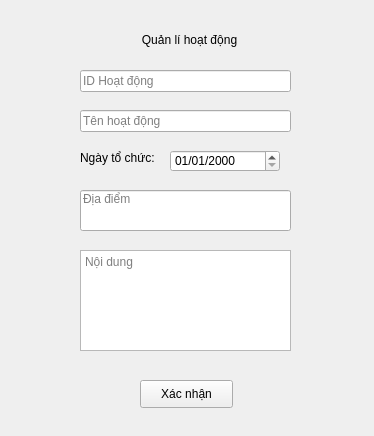
<?xml version="1.0" encoding="UTF-8"?>
<ui version="4.0">
 <class>Form</class>
 <widget class="QWidget" name="Form">
  <property name="geometry">
   <rect>
    <x>0</x>
    <y>0</y>
    <width>374</width>
    <height>436</height>
   </rect>
  </property>
  <property name="windowTitle">
   <string>Form</string>
  </property>
  <widget class="QLineEdit" name="txtID">
   <property name="geometry">
    <rect>
     <x>80</x>
     <y>70</y>
     <width>211</width>
     <height>22</height>
    </rect>
   </property>
   <property name="placeholderText">
    <string>ID Hoạt động</string>
   </property>
  </widget>
  <widget class="QLineEdit" name="txtTen">
   <property name="geometry">
    <rect>
     <x>80</x>
     <y>110</y>
     <width>211</width>
     <height>22</height>
    </rect>
   </property>
   <property name="placeholderText">
    <string>Tên hoạt động</string>
   </property>
  </widget>
  <widget class="QLineEdit" name="txtDiaDiem">
   <property name="geometry">
    <rect>
     <x>80</x>
     <y>190</y>
     <width>211</width>
     <height>41</height>
    </rect>
   </property>
   <property name="alignment">
    <set>Qt::AlignLeading|Qt::AlignLeft|Qt::AlignTop</set>
   </property>
   <property name="placeholderText">
    <string>Địa điểm</string>
   </property>
  </widget>
  <widget class="QLabel" name="label">
   <property name="geometry">
    <rect>
     <x>134</x>
     <y>30</y>
     <width>111</width>
     <height>20</height>
    </rect>
   </property>
   <property name="text">
    <string>Quản lí hoạt động</string>
   </property>
   <property name="alignment">
    <set>Qt::AlignCenter</set>
   </property>
  </widget>
  <widget class="QPushButton" name="pushButton">
   <property name="geometry">
    <rect>
     <x>140</x>
     <y>380</y>
     <width>93</width>
     <height>28</height>
    </rect>
   </property>
   <property name="text">
    <string>Xác nhận</string>
   </property>
  </widget>
  <widget class="QLabel" name="label_2">
   <property name="geometry">
    <rect>
     <x>80</x>
     <y>150</y>
     <width>81</width>
     <height>16</height>
    </rect>
   </property>
   <property name="text">
    <string>Ngày tổ chức:</string>
   </property>
  </widget>
  <widget class="QDateEdit" name="dateEdit">
   <property name="geometry">
    <rect>
     <x>170</x>
     <y>150</y>
     <width>110</width>
     <height>22</height>
    </rect>
   </property>
   <property name="currentSection">
    <enum>QDateTimeEdit::DaySection</enum>
   </property>
   <property name="displayFormat">
    <string>dd/MM/yyyy</string>
   </property>
  </widget>
  <widget class="QTextEdit" name="txtNoiDung">
   <property name="geometry">
    <rect>
     <x>80</x>
     <y>250</y>
     <width>211</width>
     <height>101</height>
    </rect>
   </property>
   <property name="placeholderText">
    <string>Nội dung</string>
   </property>
  </widget>
 </widget>
 <resources/>
 <connections/>
</ui>
